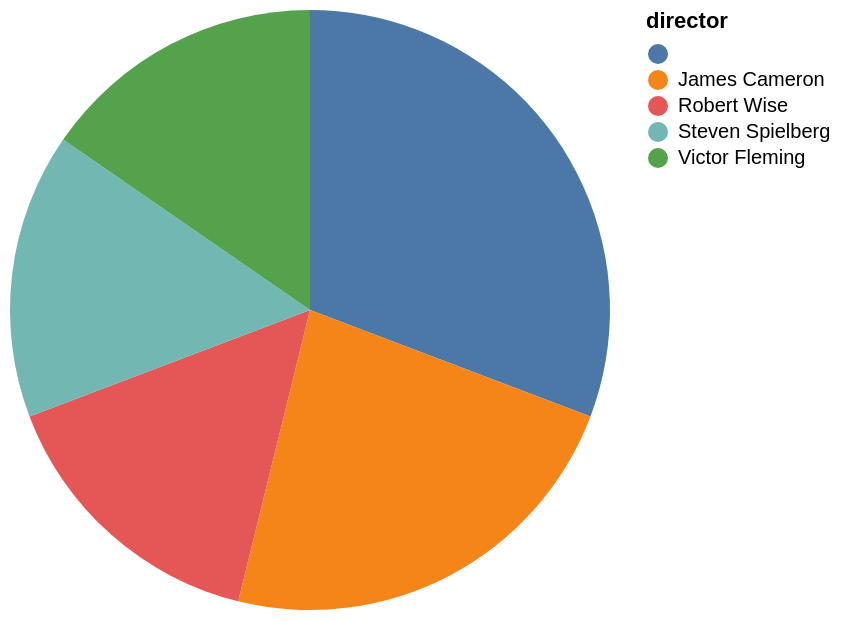

Source (Vega-Lite JSON):
### Vega-Lite specification from a JSON file in a GitHub repository (floating-point values rounded to 4 significant figures)
{"data": {"values": [{"x_data": "", "y_data": 4}, {"x_data": "James Cameron", "y_data": 3}, {"x_data": "Robert Wise", "y_data": 2}, {"x_data": "Steven Spielberg", "y_data": 2}, {"x_data": "Victor Fleming", "y_data": 2}]}, "mark": "arc", "encoding": {"theta": {"field": "y_data", "type": "quantitative", "title": "stars"}, "color": {"field": "x_data", "type": "nominal", "title": "director"}}}
